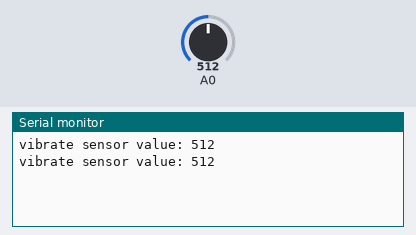
A sketch run on a simulated Arduino Uno, built with avr-gcc and run on an emulated ATmega328P. Parts: the last lines printed to the serial monitor. The test bench sets the inputs (shaded band); at power-on: A0 = 512.

Above: at 1.8 s.
1.9 s: A0 set to 716
At 2.5 s:
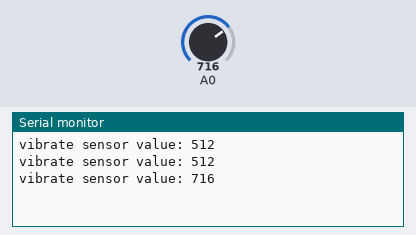
3.4 s: A0 set to 900
At 4.8 s:
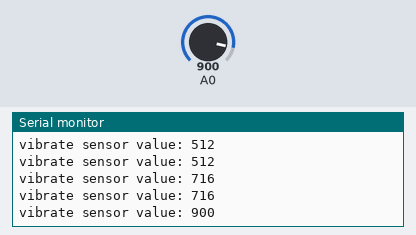
Timing chart, 0 to 6.4 s (numbered marks = the images above; inputs shaded):
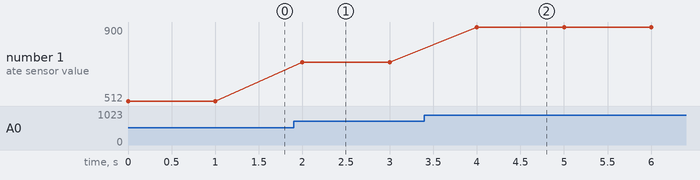

Measured:
- after the input at 1.9 s, the serial monitor: prints a new line after 0.10 s (image 1)
- after the input at 3.4 s, the serial monitor: prints a new line after 0.60 s (image 2)
- plotted number 1: 512 → 716 after the input at 1.9 s, 716 → 900 after the input at 3.4 s

The sketch:

Vibrate_sensor.ino
```cpp
// the setup routine runs once when you press reset:
void setup() {
  // initialize serial communication at 9600 bits per second:
  Serial.begin(9600);
}

// the loop routine runs over and over again forever:
void loop() {
  // read the input on analog pin 0:
  int sensorValue = analogRead(A0);
  // print out the value you read:
  Serial.print("vibrate sensor value: ");
  Serial.println(sensorValue);
  delay(1000);        // delay in between reads for stability
}
```
